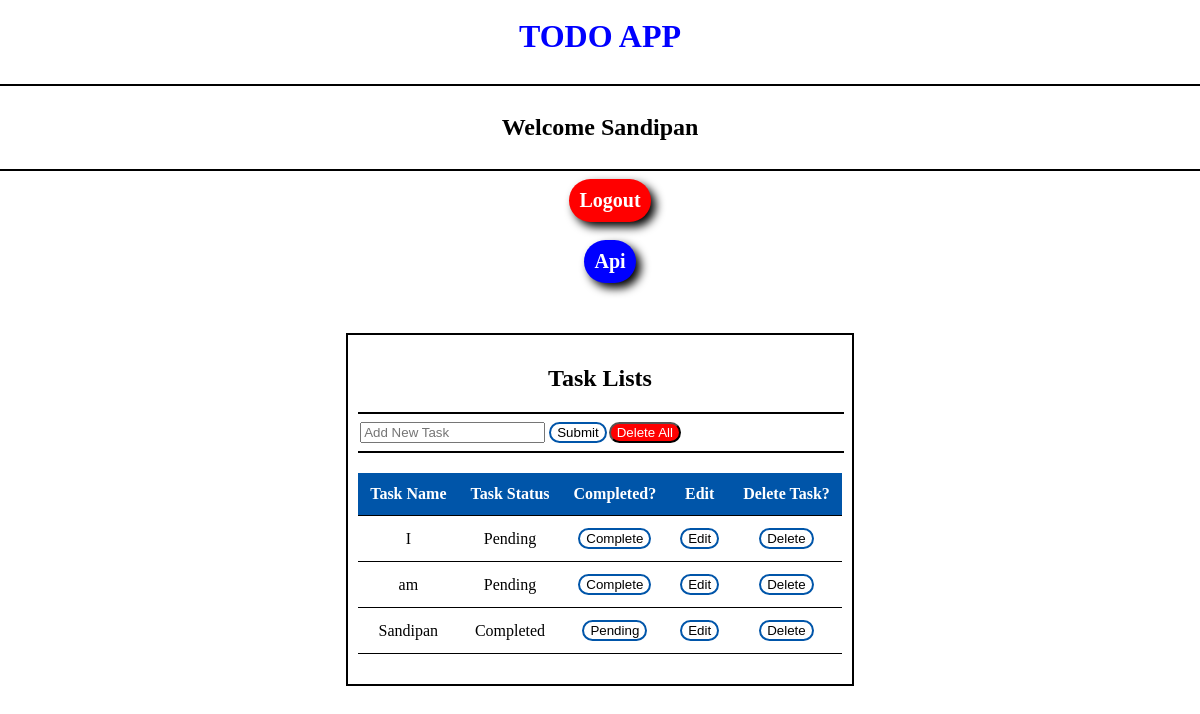
/ (signed in), run on the app's committed database.
### todo_app/models.py (models this page shows, shortened)
class Task_Model(models.Model):
    user = models.ForeignKey(User,on_delete=models.CASCADE)
    task_name = models.CharField(max_length=150)
    task_status = models.BooleanField(default=False)
    created_at = models.DateTimeField(default=timezone.now)

### todo_app/views.py (the view, shortened to what this page needs)
# urls.py: 2. Add a URL to urlpatterns:  path('', views.home, name='home')
@login_required(login_url='login')
def home(request):
    tasks = Task_Model.objects.filter(user=request.user)
    form = Task_Form()
    return render(request,'home.html',{'form':form,'tasks':tasks})

### todo_app/forms.py
class Task_Form(forms.ModelForm):
    class Meta:
        model = Task_Model
        fields = ['task_name']
        widgets = {
            'task_name': forms.TextInput(attrs={
                'placeholder':'Add New Task',
                'class':'form-control'
            })
        }

### todo_app/templates/home.html (shortened to what this page needs)
{% extends "base.html" %}
{% block content %}
<center><H1 style="color:blue; margin-top:10px;">TODO APP</H1></center><hr>
<center><H2>Welcome {{user.username}}</H2></center><hr>
<a class="logout" href="{% url "logout" %}">Logout</a><br>
<a class="api" id="getDataBtn" href="{% url "task_api" %}">Api</a>
<div class="container">
    <center><H2>Task Lists</H2></center><hr>
    <div class="head-content">
        <form method="post">
            {{form.task_name}}
            <button class="btn">Submit</button>
        </form>
        <form action="{% url "delete_all" %}" method="post">
            <button class="btn-del">Delete All</button>
        </form>
    </div>
    <hr>
    <table>
        <thead>
            <th>Task Name</th>
            <th>Task Status</th>
            <th>Completed?</th>
            <th>Edit</th>
            <th>Delete Task?</th>
        </thead>
        <tbody>
            {% for task in tasks %}
            <tr>
                <td>{{task.task_name}}</td>
                <td>
                    {% if task.task_status %}
                        <span>Completed</span>
                    {% else %}
                        <span>Pending</span>
                    {% endif %}
                </td>
                <td>
                    <form action="{% url "home" %}" method="post">
                        <button  class="btn" name="finished" value="{{task.id}}">{% if task.task_status %}Pending {% else %} Complete {% endif %}</button>
                    </form>
                </td>
                <td>
                    <form action="{% url "edit" task.id %}" method="post">
                        <button class="btn">Edit</button>
                    </form>
                </td>
                <td>
                    <form action="{% url "home" %}" method="post">
                        <button  class="btn" name="delete" value="{{task.id}}">Delete</button>
                    </form>
                </td>
            </tr>
            {% endfor %}
        </tbody>
    </table>
</div>
{% endblock %}

### TODO/templates/base.html (style rules this page uses)
body,html { display: flex; flex-direction:column; justify-content: center; align-items: center; width: 100%; }

### todo_app/templates/home.html (style rules this page uses)
.container { justify-content: center; max-width:500px; margin: auto; margin-top:50px; border: 2px solid black; padding: 10px; }
.head-content { display: flex; margin: 2px; }
table { width: 100%; border-collapse: collapse; margin: 20px 0; }
th, td { padding: 12px; text-align:center; border-bottom: 1px solid black; }
th { background-color: #0055a9; color: white; }
thead, tr { padding: 12px; margin: 20px 0; }
.btn { border-radius: 15px; border: 2px solid #0055a9; background-color: white; cursor: pointer; }
.btn-del { background-color:red; color:white; border-radius: 15px; margin-left: 2px; cursor: pointer; transition: background-color 0.3 ease, color 0.3 ease; }
.logout { text-decoration: None; background-color: red; padding: 10px; border-radius: 25px; color: white; font-weight: bold; font-size:20px; margin-left:20px; box-shadow: 5px 5px 10px black; transition: transform 0.8s ease, box-shadow 0.8s ease, color 0.8s ease; }
.api { text-decoration: None; background-color: blue; padding: 10px; border-radius: 25px; color: white; font-weight: bold; font-size:20px; margin-left:20px; box-shadow: 5px 5px 10px black; transition: transform 0.8s ease, box-shadow 0.8s ease, color 0.8s ease; }
hr { border: 1px solid black; width:100%; }

### data on the page
Task_Model: task_name "I", task_status "Pending", {{ task.id }} 34 (drawn)
Task_Model: task_name "am", task_status "Pending", {{ task.id }} 35 (drawn)
Task_Model: task_name "Sandipan", task_status "Completed", {{ task.id }} 36 (drawn)

### other printed values
{{ user.username }} "Sandipan"
